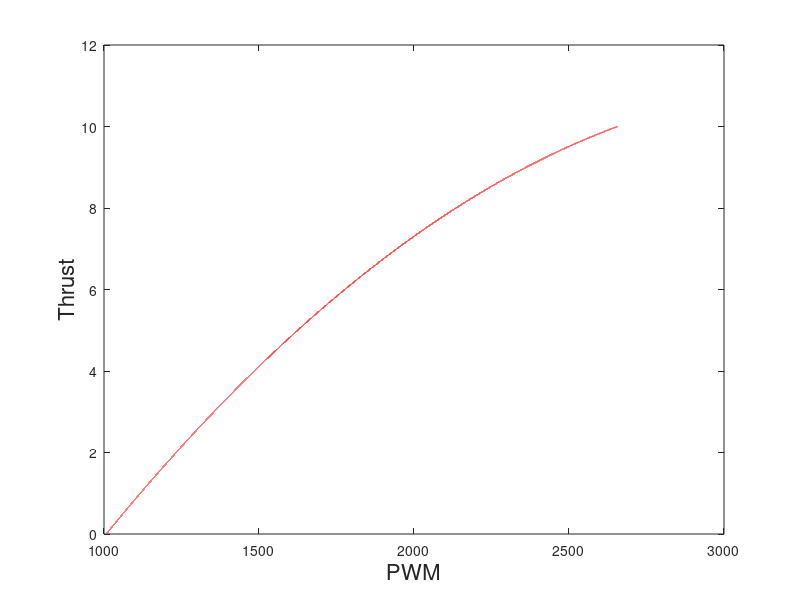

This figure's MATLAB source:
A = [1 1000 1000^2;
     1 1300 1300^2;
     1 1600 1600^2];
b = [0.0854858; 1.36777; 4.1888];

%gazebo iril model parameter
% A = [1 1480 1480^2;
%      1 1638 1638^2;
%      1 1770 1770^2];
% b = [0.75*9.81/4; 1.25*9.81/4; 1.75*9.81/4];

%test quantrotor
A = [1 1272.2 1272.2^2;
     1 1347.7 1347.7^2;
     1 1442.2 1442.2^2];
b = [0.95*9.81/4; 1.20*9.81/4; 1.50*9.81/4];

c = inv(A)*b;
c1 = c(3)
c2 = c(2)
c3 = c(1)
% c1 = 0.000008492875480;
% c2 = -0.002777454295627;
% c3 = 0.108400169428593;
% c1 = 4.623452619996466e-06;
% c2 = 0.0014142896764618592;
% c3 = -1.0321173041040559;

thrust = 0;
thrust_max = 10;
h = 0.0001;
Step = 1;
while(thrust < thrust_max)
    thrust = thrust + h;
    PWM = -c2/(2*c1) + 1/(2*c1)*sqrt((c2)^2 - 4*c1*(c3 - thrust));
    
    arraythrust(1,Step) = thrust;
    arrayPWM(1,Step) = PWM;
    Step = Step + 1;
end

figure(1);
plot(arrayPWM,arraythrust,'r','LineWidth',1);
xlabel('PWM','FontSize',16);
ylabel('Thrust','FontSize',16);